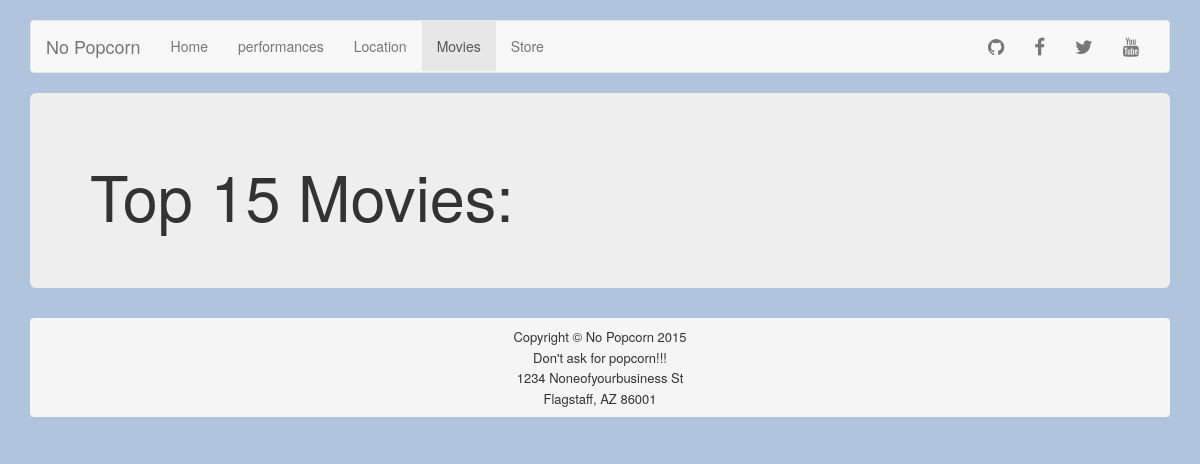
The page /movies on the database as committed earlier.
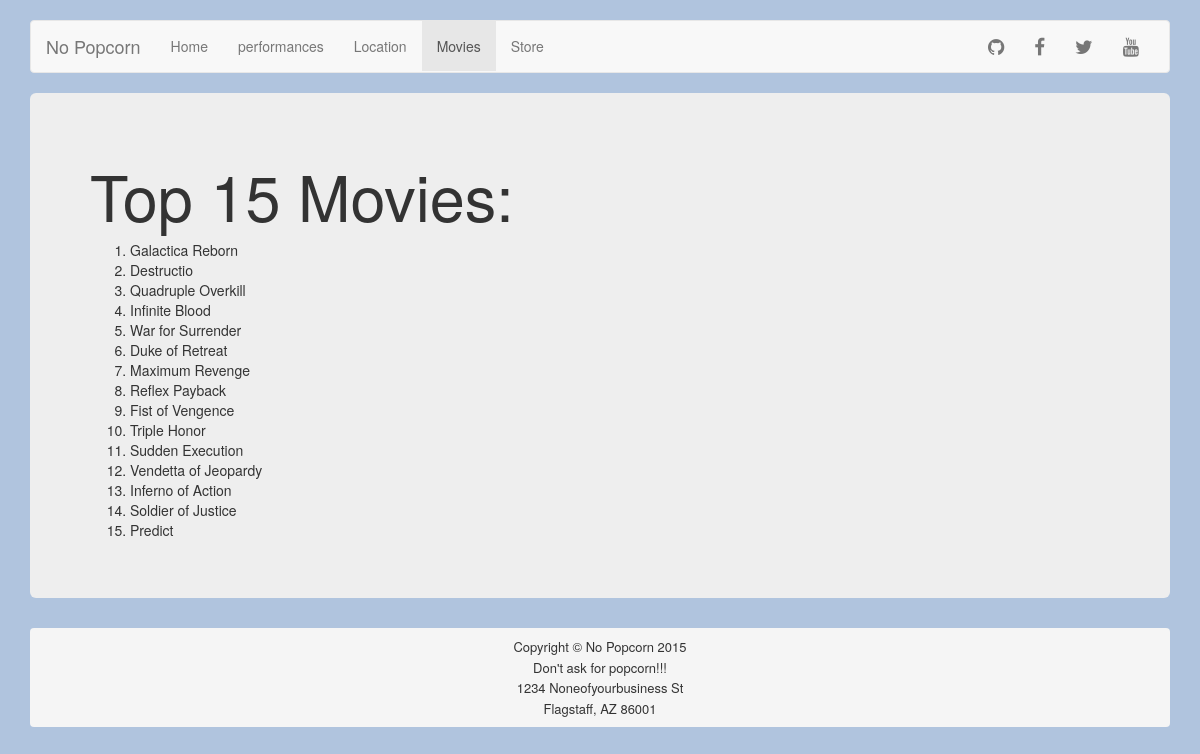
The same page on the database as committed later.
### Theatre_CS399/models.py (models this page shows)
class MovieInfo(models.Model):
    movie_name = models.CharField(max_length = 254)
    movie_description = models.CharField(max_length = 254)

### Theatre_CS399/views.py (the view)
# urls.py: url(r'^movies$', 'Theatre_CS399.views.movies', name='movies'),
def movies(request):
    return render(request,'movies.html', {'all_movies': MovieInfo.objects.all()})

### Theatre_CS399/templates/movies.html (shortened to what this page needs)
{% extends "base.html" %}
{% block nav-movies %}class="active"{% endblock %}
{% block content %}
<h1> Top 15 Movies: </h1>
<ol>
  {% for item in all_movies %}
   <li>{{ item.movie_name }} </li>
  {% endfor %}
</ol>
{% endblock %}

### Theatre_CS399/templates/base.html (shortened to what this page needs)
<!DOCTYPE html>
<html lang="en">
  <head>
    <link href="../static/css/bootstrap.min.css" rel="stylesheet">
    <link href="../static/css/navbar.css" rel="stylesheet">
    <link rel="stylesheet" href="//maxcdn.bootstrapcdn.com/font-awesome/4.3.0/css/font-awesome.min.css">
  </head>
  <body>
    <div class="container">
      <nav class="navbar navbar-default">
        <div class="container-fluid">
          <div class="navbar-header">
            <a class="navbar-brand" href="/">No Popcorn</a>
          </div>
          <div id="navbar" class="navbar-collapse collapse">
            <ul class="nav navbar-nav">
              <li {% block nav-home %}{% endblock %}><a href="/">Home</a></li>
              <li {% block nav-performances %}{% endblock %}><a href="{% url "performances" %}">performances</a></li>
              <li {% block nav-location %}{% endblock %}><a href="{% url "location" %}">Location</a></li>
              <li {% block nav-movies %}{% endblock %}><a href="{% url "movies" %}">Movies</a></li>
              <li {% block nav-store %}{% endblock %}><a href="{% url "store" %}">Store</a></li>
            </ul>
            <ul class="nav navbar-nav navbar-right" style="font-size: 19px">
              <li><a href="https://github.com/kyleamcginn88/Theatre_CS399"><span class="fa fa-github"></span></a></li>
              <li><a href="#"><span class="fa fa-facebook"></span></a></li>
              <li><a href="#"><span class="fa fa-twitter"></span></a></li>
              <li><a href="#"><span class="fa fa-youtube"></span></a></li>
            </ul>
          </div>
        </div>
      </nav>
      <div class="jumbotron">
          {% block content %} {% endblock %}
      </div>
      	<div class="breadcrumb">
      	<div align="center">
      	<font size="2" align="center">
			Copyright &copy; No Popcorn 2015<br>
          	Don't ask for popcorn!!!<br>
          	1234 Noneofyourbusiness St<br>
          	Flagstaff, AZ 86001
        </font>
        </div>
        </div>
    </div>
  </body>
</html>

### Theatre_CS399/static/css/navbar.css (style rules this page uses)
body { padding-top: 20px; padding-bottom: 20px; }
.navbar { margin-bottom: 20px; }

### Theatre_CS399/templates/base.html (style rules this page uses)
body { background-color: #b0c4de;  }

Rows that differ between the two databases and show on the page:
added MovieInfo: movie_name "Galactica Reborn"
added MovieInfo: movie_name "Destructio"
added MovieInfo: movie_name "Quadruple Overkill"
added MovieInfo: movie_name "Infinite Blood"
added MovieInfo: movie_name "War for Surrender"
added MovieInfo: movie_name "Duke of Retreat"
added MovieInfo: movie_name "Maximum Revenge"
added MovieInfo: movie_name "Reflex Payback"
added MovieInfo: movie_name "Fist of Vengence"
added MovieInfo: movie_name "Triple Honor"
added MovieInfo: movie_name "Sudden Execution"
added MovieInfo: movie_name "Vendetta of Jeopardy"
added MovieInfo: movie_name "Inferno of Action"
added MovieInfo: movie_name "Soldier of Justice"
added MovieInfo: movie_name "Predict"
